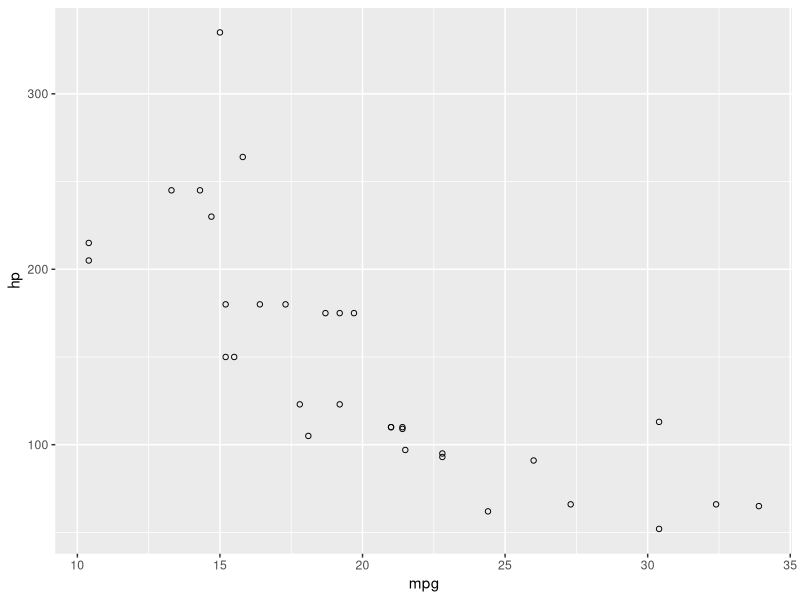

Generate this figure with R: (Note: this script raises an error after producing the figure.)
library(ggplot2)
library(base64enc)
tmpfile <- tempfile()

x <- ggplot(mtcars, aes(x = mpg, y = hp)) + geom_point(shape = 1)
ggsave(filename = tmpfile, dev = "png", plot = x)

out <- base64encode(what = tmpfile)
nchar(out)

